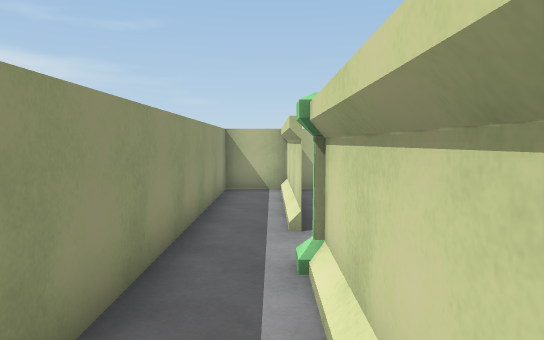
View 1 (above)

23 first-person views from a walk through a Unity game level. The camera is 1.5 m above the floor, tilts 4° down and sees 70° across. The floor is counted in squares, 1 m on a side. Each view is taken from the middle of a square. On the plan, view 1 faces up. The plan holds only what a view shows up to about 17 squares ahead; the rest is blank.

View 2
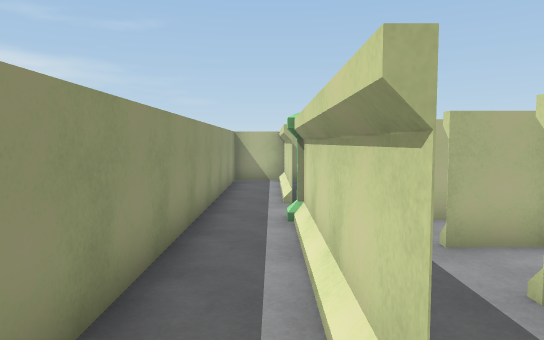

View 3
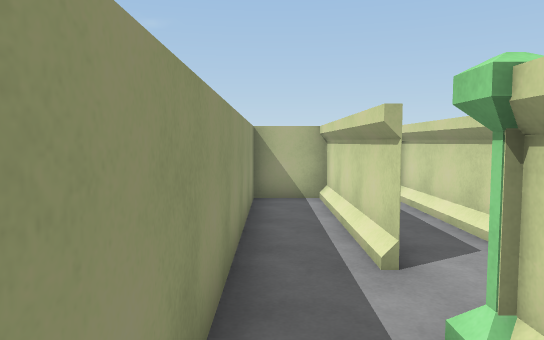

View 4
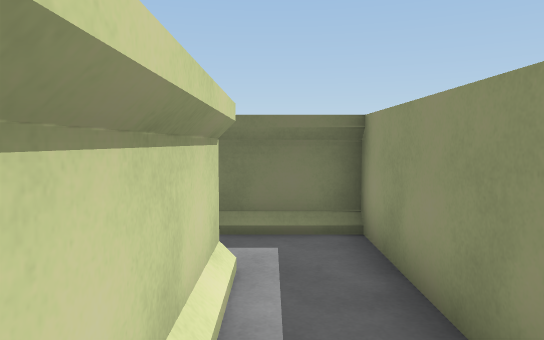

View 5
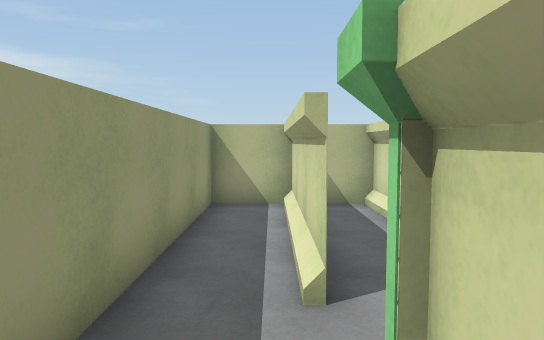

View 6
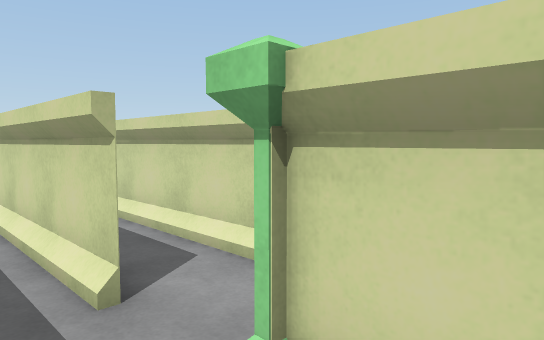

View 7
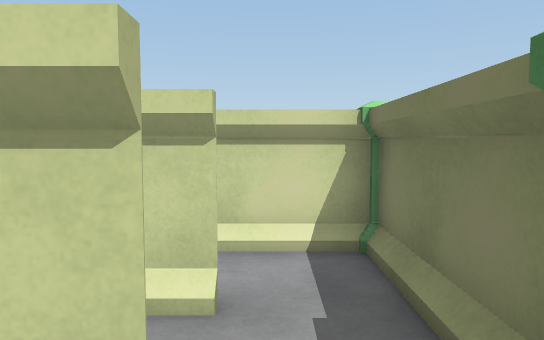

View 8
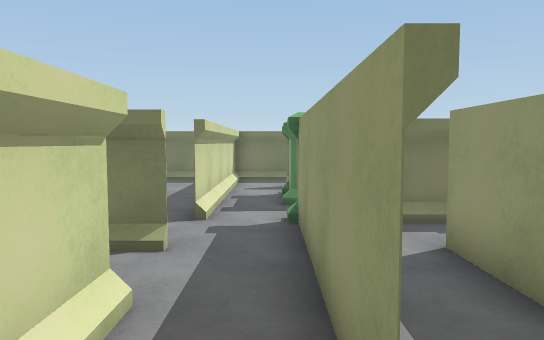

View 9
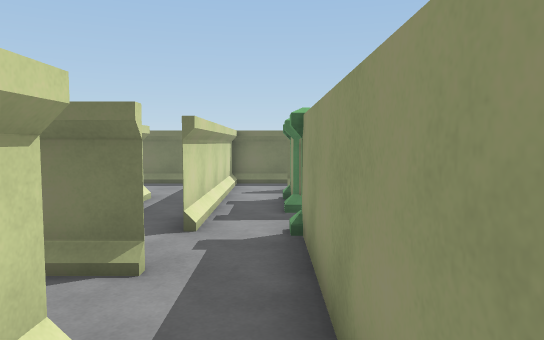

View 10
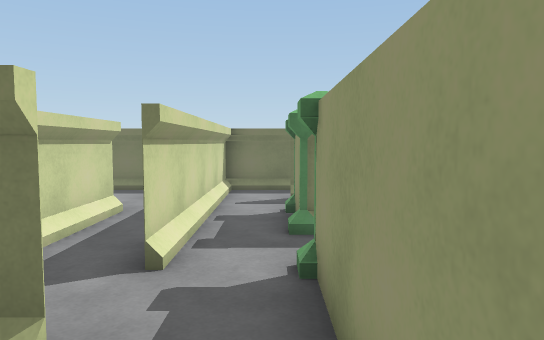

View 11
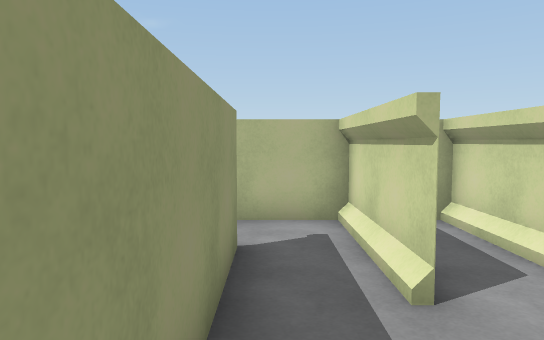

View 12
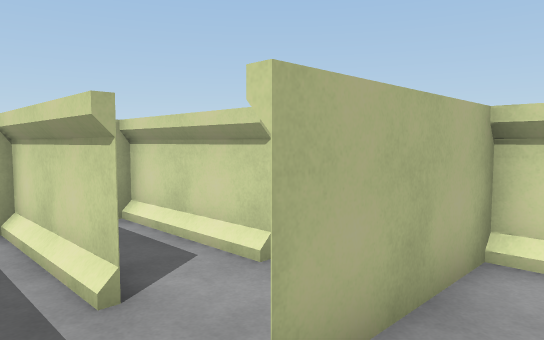

View 13
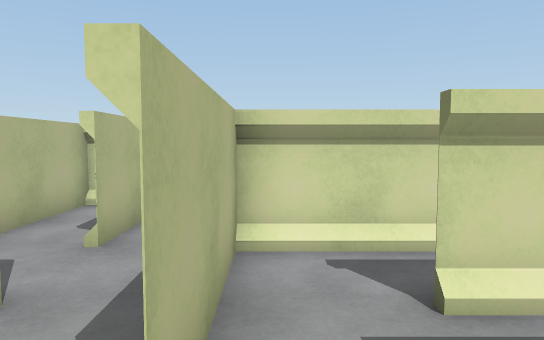

View 14
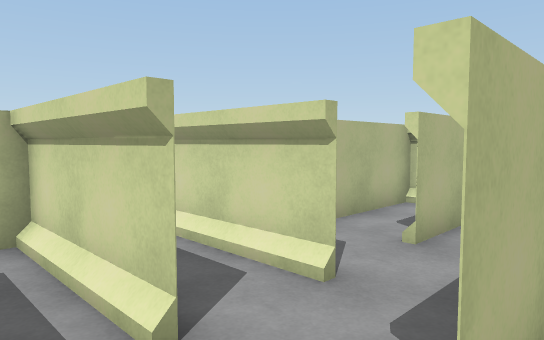

View 15
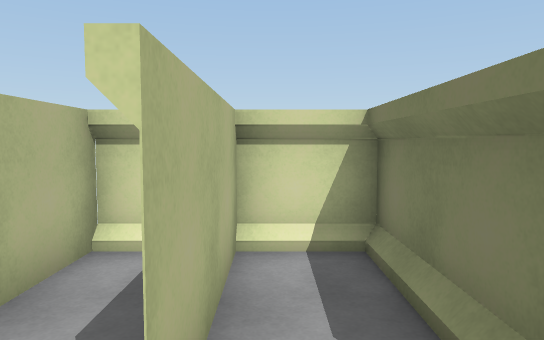

View 16
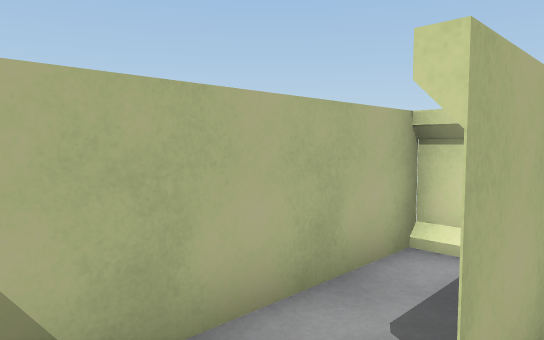

View 17
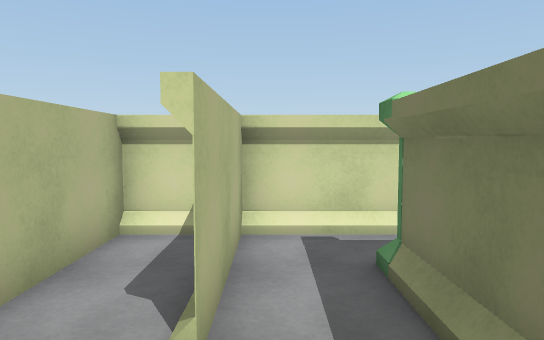

View 18
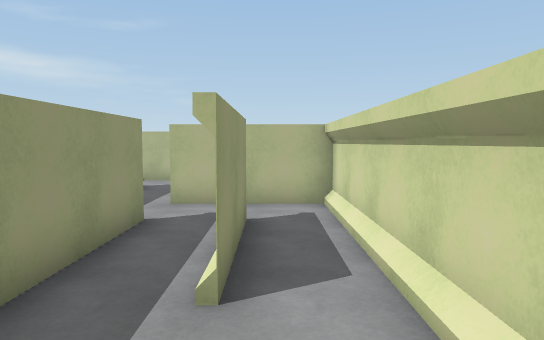

View 19
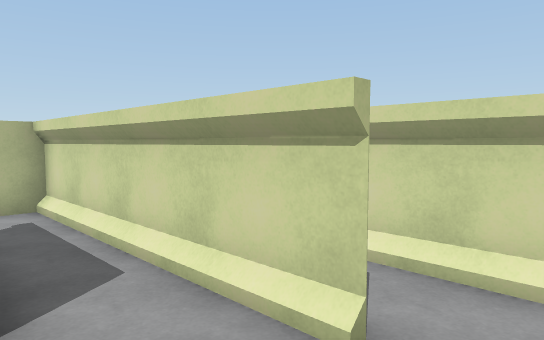

View 20
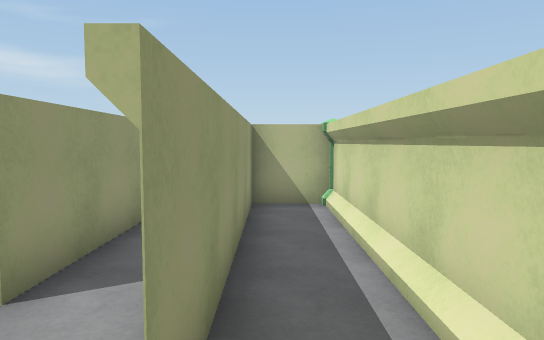

View 21
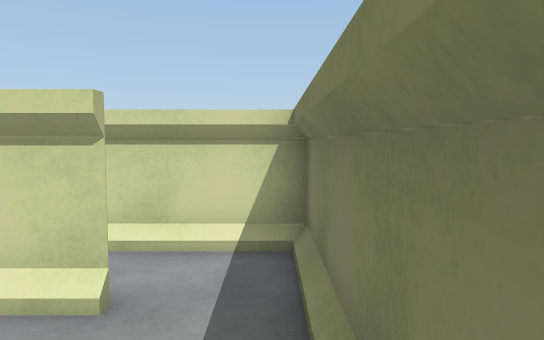

View 22
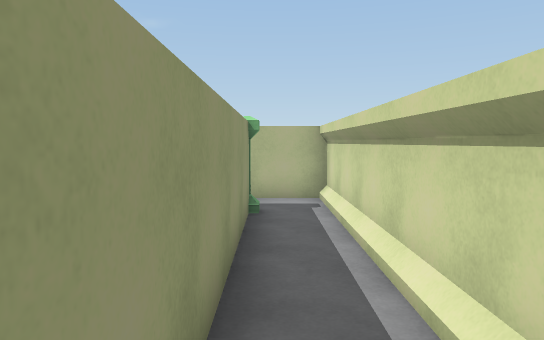

View 23
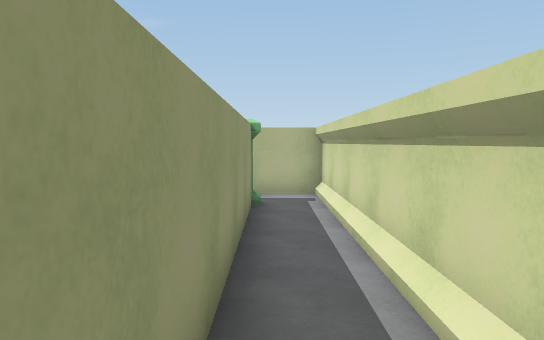

### Floor plan
Key: @ floor where view 1 was taken; # wall or solid block; . floor; P pillar.
Columns run from 2 left of view 1 to 15 right of it. Each row starts with its distance up from view 1.
 13 ##################
 12 #.#.# ..#.#  ....#
 11 #.#.# ..#.#  #####
 10 #.#.# #.#.#......#
  9 #.#.#.#.#.#..#####
  8 #.#.#.#..........#
  7 #.#.#.#..######..#
  6 #.....#.....#.P..#
  5 #.PP #P.....#.#..#
  4 #..###P.#.#.#.#..#
  3 #..# ####.#.#.#..#
  2 #..#   ##.#.#.#..#
  1 #..#    #.#.#.#..#
  0 #.@#    #...#.#..#
 -1 #..#    # ..#.# .#
 -2 #...  # # ....#.
 -3 #...  # #.....#.
 -4 ####    ########

Positions as (right, up) in squares from view 1, and headings:
1: (0, 0), facing up
2: (0, -3), facing up
3: (-1, 2), facing up
4: (0, 3), facing down
5: (0, 3), facing up
6: (-1, 3), facing up-right
7: (-1, 6), facing right
8: (5, 12), facing down
9: (5, 11), facing down
10: (5, 9), facing down
11: (5, 5), facing up
12: (5, 5), facing up-right
13: (5, 6), facing right
14: (5, 6), facing up-right
15: (9, 10), facing right
16: (9, 10), facing up-right
17: (8, 8), facing right
18: (9, -3), facing up
19: (8, -3), facing up-right
20: (11, -3), facing up
21: (7, -3), facing right
22: (13, -2), facing up
23: (13, -3), facing up
